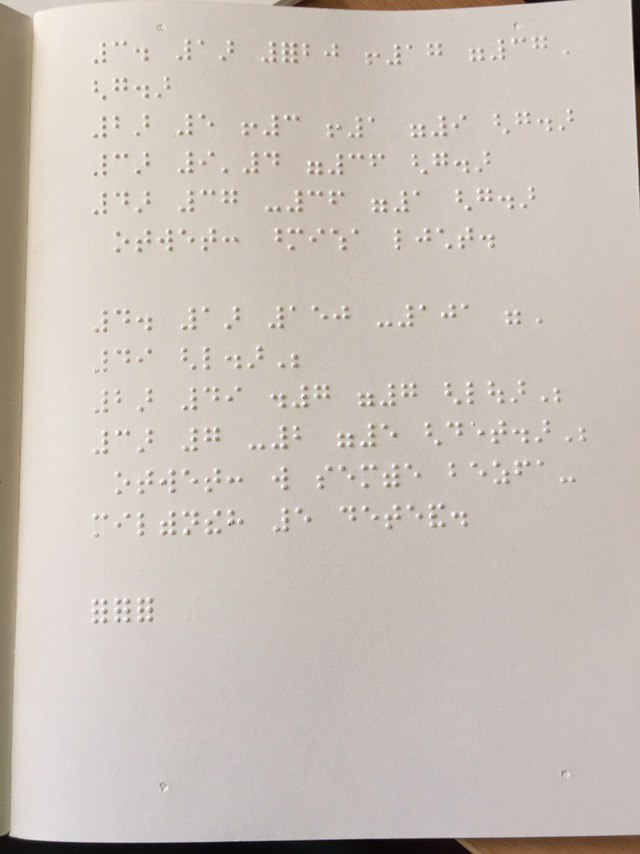
#> input picture dataFiles/origImage/book/8.jpeg, 640 x 854 px
$ python proection.py
#> lines starting #> are read from the running program, lines starting #| are printed output that depends on the picture; after the words box and inside, x2 and y2 are one past the last pixel; in counts of white or black regions, pixels touching at a corner belong together
### preprocessing/processing_string.py
import cv2 as cv
import numpy as np
from matplotlib import pyplot as plt
from os import system as sys
import os

def showImage(*img):
    '''show one or two image in one plot'''
    if type(img[0]) is list:
        images = img[0]
        row = len(images)//2 + 1
        column =2
        lenght = len(images)+1
        for n in range(1,lenght):
            plt.subplot(row,column,n),plt.imshow(cv.cvtColor(images[n-1],cv.COLOR_BGR2RGB))
            plt.title(n), plt.xticks([]),plt.yticks([])
        plt.show()
    else:
        if len(img)//2 ==0:
            row = 1
        else:
            row = len(img)//2 + 2
        if len(img) % 2 == 0:
            column = 2
        else:
            column = 1
        lenght = len(img)
        for i in range(1,lenght+1):
            plt.subplot(row,column,i),plt.imshow(img[i-1])
            plt.title(i), plt.xticks([]),plt.yticks([])
        plt.show()

# [102 lines left out: functions getCoordSymbols, show2Image, saveString, saveSymbols, readImage, not called in this run]

def imgModify(img,key,kernel_size=(5,30)):
    '''modify image and return need type'''
    img = cv.GaussianBlur(img, (5, 5), 0)
    img = cv.GaussianBlur(img, (5, 5), 0)
    if key=="edges":
        image = cv.Canny(img,20,70)
    else:
        kernel = np.ones(kernel_size,np.uint8)
        if key=="dilate" or key=="closing" :
            edges = cv.Canny(img,20,70)
            image = cv.dilate(edges,kernel,iterations=1)
        elif key=="closing":
            edges = cv.Canny(img,20,70)
            dilate = cv.dilate(edges,kernel,iterations=1)
            image = cv.morphologyEx(dilate,cv.MORPH_CLOSE,kernel,iterations=2)
        elif key=="open":
            edges = cv.Canny(img,20,70)
            dilate = cv.dilate(edges,kernel,iterations=1)
            closing = cv.morphologyEx(dilate,cv.MORPH_CLOSE,kernel,iterations=2)
            image  = cv.morphologyEx(closing, cv.MORPH_OPEN, kernel,iterations=2)
        elif key =="erode":
            image = cv.erode(img,kernel,iterations = 1)
    return image

def drawRect(img,contours):
    '''draw rect in any image'''
    img = img.copy()
    check = 0
    for cont in contours:

        x0,y0,x1,y1 = cont
        if not check:

            cv.rectangle(img,(x0,y0),(x1,y1),(0,0,0),2)
            check = 1
        else:
            cv.rectangle(img,(x0,y0),(x1,y1),(255,255,255),2)
    return img

# [9 lines left out: function drawLine, not called in this run]
def contour(img):
    '''draw contour in image'''
    img = img.copy()
    contours, hierarchy = cv.findContours(img.copy(), cv.RETR_TREE, cv.CHAIN_APPROX_SIMPLE)

    # cv.drawContours(img, contours, -1, (255, 255, 255), 2, cv.LINE_AA, hierarchy, 1)
    return contours

def getCont(img):
    '''find and return big contour'''
    contours, hierarchy = cv.findContours( img.copy(), cv.RETR_TREE, cv.CHAIN_APPROX_SIMPLE)
    contour = []
    sredY = 0
    for n in range(2):
        for cont in contours:
            rect = cv.minAreaRect(cont)
            box = cv.boxPoints(rect)
            x0,y0,x1,y1 = cv.boundingRect(box)
            # y0-=5
            # y1+=5
            if n==0:
                sredY += y1/len(contours)
            else:
                if sredY<y1:
                    if x0<0:
                        x0=0
                    if x1<0:
                        x1=0
                    if y0<0:
                        y0=0
                    if y1<0:
                        y1=0
                    contour.append([x0,y0-5,x1,y1+y0+5])
    return contour[::-1]


def getString(img,contours):
    '''return slice image'''
    img = img.copy()
    _,x = img.shape
    lines = []
    for cont in contours:
        _, y0, _, y1 = cont
        lines.append(img[y0:y1,0:x])
    return lines

# [28 lines left out: functions getSymbols, returnLines, allAction, not called in this run]

def showLines(img):
    imgMod = imgModify(img, 'open')
    contour = getCont(imgMod)
    lines = getString(img, contour)
    lines = drawRect(img, contour)
    showImage(lines)

# [2 lines that do not run on import are left out]

### preprocessing/proection.py
from processing_string import *
import cv2 as cv
import numpy as np
from matplotlib import pyplot as plt
import math
import pandas as pd

def show(img):
    plt.imshow(cv.cvtColor(img,cv.COLOR_BGR2RGB))
    plt.show()

def rotateHorizontal(img):
    '''Rotate image to normal position'''
    image = img.copy()
    y,x = img.shape

    edges = imgModify(image, 'edges')               # get Canny
    contours = contour(edges)                       # get contours
    i=0

    while i < len(contours):                        #delete long contours
        if len(contours[i])>50:
            del contours[i]
        else:
            i+=1

    dark = np.zeros((y,x,3),np.uint8)               # create dark pic
    dark[:] = (0,0,0)
    cv.drawContours(dark, contours, -1, (255, 255, 255), 3) # draw contourn in dark
    close = imgModify(dark, "open",(5,5))                   # some process image
    dilate = imgModify(close, "dilate",(5,30))
    close = imgModify(dilate, "open",(10,30))
    canny = imgModify(close,"edges")
    lines = cv.HoughLines(canny,1,np.pi/180,250)            # get line
    sredG = 0
    for line in lines:
        rho,theta = line[0]
        a = np.cos(theta)
        b = np.sin(theta)
        x0 = a*rho
        y0 = b*rho
        x1 = int(x0 + 10000*(-b))
        y1 = int(y0 + 10000*(a))
        x2 = int(x0 - 10000*(-b))
        y2 = int(y0 - 10000*(a))
        sredG+=a/len(lines)                                 # calculate average
                                                            # value of angle
    center = (x//2,y//2)
    grad = abs(math.degrees(sredG))
    M = cv.getRotationMatrix2D(center, grad, 1.0)
    lines = cv.warpAffine(image, M, (x, y))                 # transofrm image
    return lines


def cutA(image):
    """tranfer image to another place with mask"""
    img = image.copy()
    y,x = img.shape
    # add black and white image for next action
    dark = np.zeros((y,x,3),np.uint8)               # create dark pic
    white = np.ones((y,x,3),np.uint8)               # create white pic
    white[:] = (255,255,255)
    white = cv.cvtColor(white,cv.COLOR_RGB2GRAY)
    # get Canny image
    edges = imgModify(img,"edges")
    # show(edges)
    # get all contours
    contours = contour(edges)
    # draw all contour
    dark_contours = cv.drawContours(dark.copy(), contours, -1, (255, 255, 255), 3)
    lenLines = []
    for cont in contours:
        lenLines.append(len(cont))
    mean = np.mean(lenLines)
    deviations = (np.var(lenLines))**0.5
    lenLines = []
    i = 0
    while i < len(contours):                        #delete long contours
        if len(contours[i])>mean+deviations:
            del contours[i]
        else:
            i+=1

    for cont in contours:
        lenLines.append(len(cont))
    mean = np.mean(lenLines)


    dark_contours1 = cv.drawContours(dark.copy(), contours, -1, (255, 255, 255), 1)
    # show2Image(edges,dark_contours1)

    open = imgModify(dark_contours1,'open',(5,10))
    dilate_open = imgModify(open,"dilate",(5,5))
    close = imgModify(dilate_open,"open",(20,20))
    contours = contour(close)
    ones = 1
    for cont in contours:
        rect = cv.minAreaRect(cont)
        box = cv.boxPoints(rect)
        x0,y0,x1,y1 = cv.boundingRect(box)
        if ones:
            ones=0
            minX = x0
            minY = y0
            maxX=x0+x1
            maxY=y0+y1
        else:
            if minX>x0:
                minX=x0
            if minY > y0:
                minY=y0
            if maxX<x1+x0:
                 maxX=x1+x0
            if maxY < y0+y1:
                maxY = y0+y1
    if minX<0:
        minX=0
    if minY<0:
        minY=0
    if maxX>x:
        maxX=x
    if maxY>y:
        maxY=y
    # cv.rectangle(close,(minX,minY),(maxX,maxY),(255,255,255),2)
    return img[minY:maxY,minX:maxX]


# [31 lines left out: functions check_bright, runMany, not called in this run]

def runSingle(img):
    try:
        cut = cutA(img)
    except:
        print("Cut error")
        return 0
    try:
        rotated = rotateHorizontal(cut)
    except:
        print("rotated error")
        return 0
    try:
        # show2Image(img,rotated)
        return rotated
    except:
        print("show Error")
        return 0

def main():
    # path = '../dataFiles/origImage/4.jpg'
    path = '../dataFiles/origImage/book/8.jpeg'
    img = cv.imread(path,cv.IMREAD_GRAYSCALE)
    if 1:#check_bright(img):
        rotated = runSingle(img)
#> in imgModify, `image = cv.Canny(img,20,70)`:
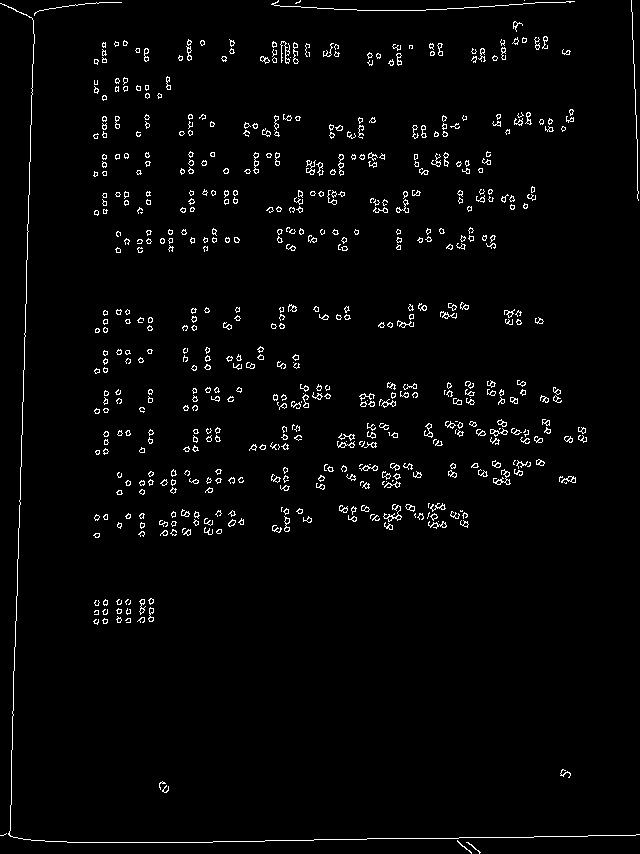
#> image: shape (854, 640); 2.5% white in thin lines or dots
#> in contour, `contours, hierarchy = cv.findContours(img.copy(), cv.RETR_TREE, cv.CHA..`: contours = 1028 contours, 925 with area under 20; largest, box (x1, y1, x2, y2) and area: (493, 469, 511, 485) 66, (490, 428, 508, 437) 54, (383, 504, 402, 522) 54, (338, 154, 344, 176) 54, (253, 152, 259, 174) 52
#> in cutA, `dark_contours = cv.drawContours(dark.copy(), contours, -1, (255, 255, ..`:
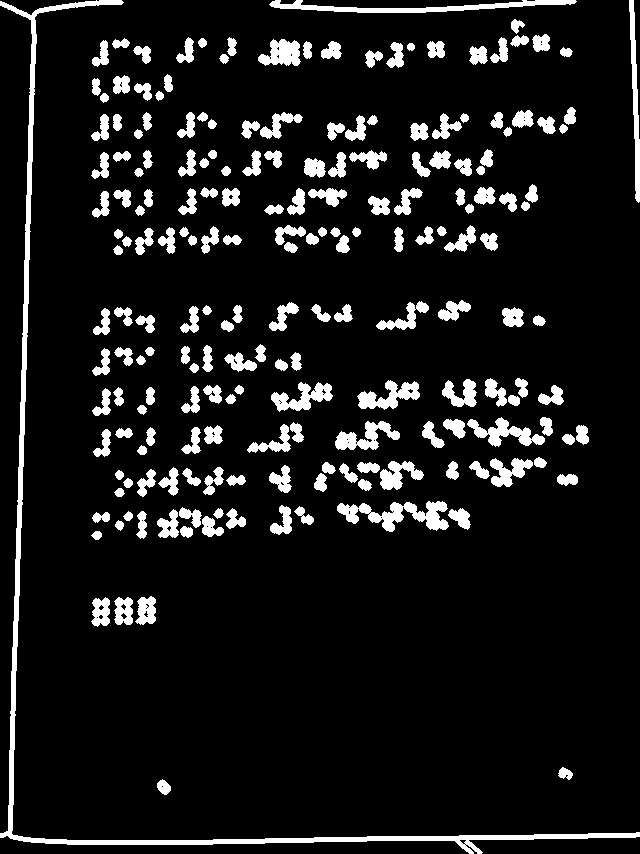
#> dark_contours: shape (854, 640, 3); 9.9% white; 202 white regions, largest, box (x1, y1, x2, y2) and area: (0, 0, 640, 854) 8078, (337, 501, 449, 532) 1606, (269, 0, 577, 13) 1578
#> the loop in cutA, `for cont in contours:` made 1028 passes
#> cont on passes 6, 53: [[161, 782], [162, 781], [163, 782], [162, 783]], [[438, 521]]
#> after the loop in cutA, `for cont in contours:`: lenLines = 1028 values, max 264 at index 1022, min 1 at index 52, mean 11.73
#> in cutA, `mean = np.mean(lenLines)`: mean = 11.73
#> in cutA, `deviations = (np.var(lenLines))**0.5`: deviations = 11.25
#> after the loop in cutA, `while i < len(contours):`: i = 941
#> the loop in cutA, `for cont in contours:` made 941 passes
#> after the loop in cutA, `for cont in contours:`: lenLines = 941 values, max 22 at index 18, min 1 at index 48, mean 9.62
#> in cutA, `mean = np.mean(lenLines)`: mean = 9.62
#> call 4 of imgModify, with key = 'open', kernel_size = (20, 20)
#> in imgModify (call 4), `image  = cv.morphologyEx(closing, cv.MORPH_OPEN, kernel,iterations=2)`:
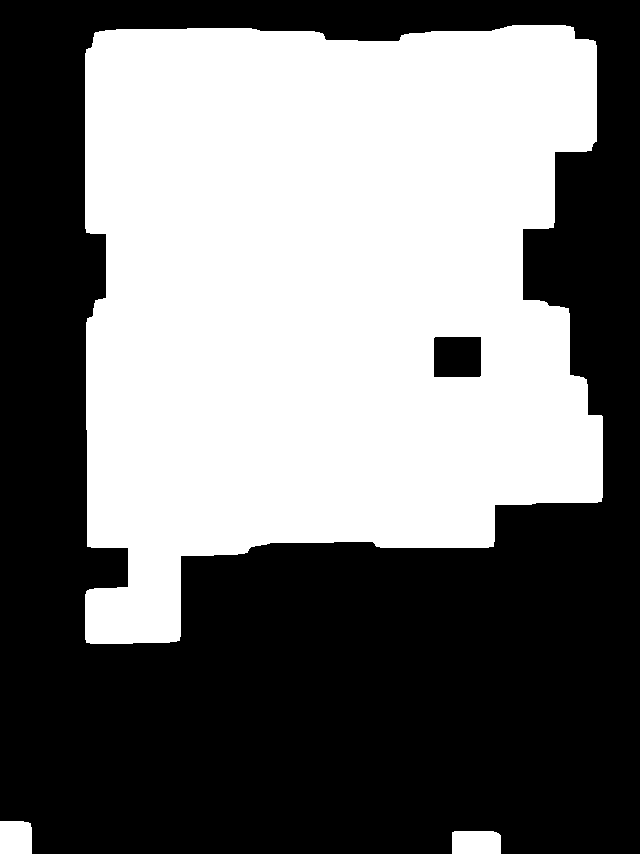
#> image: shape (854, 640); 46.6% white; 3 white regions
#> in contour (call 2), `contours, hierarchy = cv.findContours(img.copy(), cv.RETR_TREE, cv.CHA..`: contours = 4 contours; box (x1, y1, x2, y2) and area: (85, 25, 603, 644) 253380, (433, 336, 482, 378) 1963, (452, 831, 501, 854) 1042, (0, 821, 32, 854) 978
#> the loop in cutA, `for cont in contours:` made 4 passes
#> (rect, box, x0, y0, x1, y1, ones, minX) on pass 1: (((476, 842), (22, 48), -90), [[500, 853], [452, 853], [452, 831], [500, 831]], 452, 831, 49, 23, 0, 452)
#> after the loop in cutA, `for cont in contours:`: maxX = 605; maxY = 854; minX = -1; minY = 24; ones = 0
#> in imgModify (call 5), `image = cv.Canny(img,20,70)`:
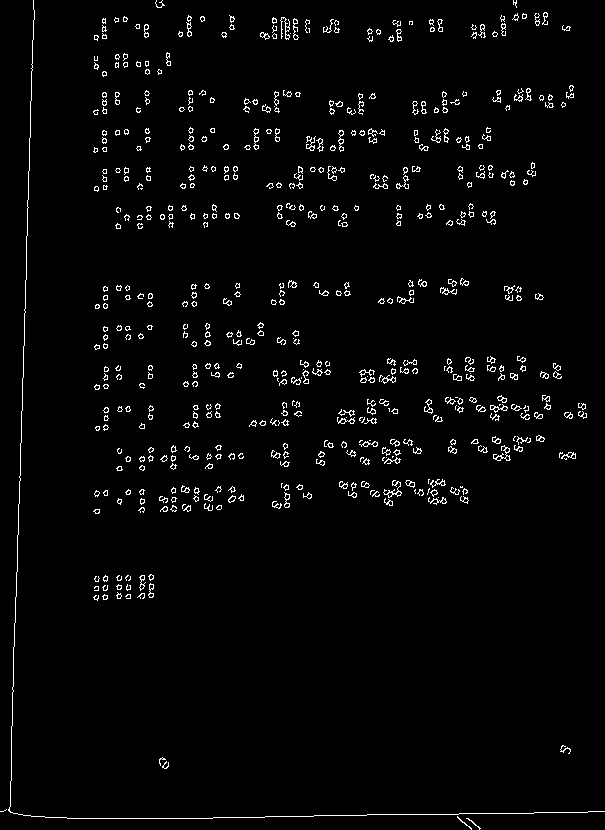
#> image: shape (830, 605); 2.6% white in thin lines or dots
#> in contour (call 3), `contours, hierarchy = cv.findContours(img.copy(), cv.RETR_TREE, cv.CHA..`: contours = 1023 contours, 921 with area under 20; largest, box (x1, y1, x2, y2) and area: (493, 445, 511, 461) 66, (490, 404, 508, 413) 54, (383, 480, 402, 498) 54, (338, 130, 344, 152) 54, (253, 128, 259, 150) 52
#> after the loop in rotateHorizontal, `while i < len(contours):`: i = 1019
#> in imgModify (call 8), `img = cv.GaussianBlur(img, (5, 5), 0)`:
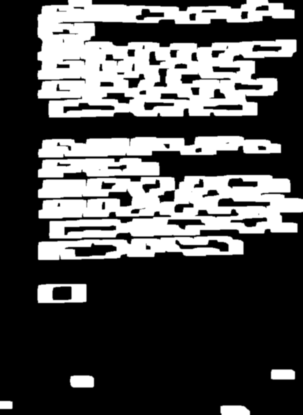
#> img: shape (830, 605) (shown at 1/2 size); min 0, max 255, mean 81.2
#> in imgModify (call 9), `image = cv.Canny(img,20,70)`:
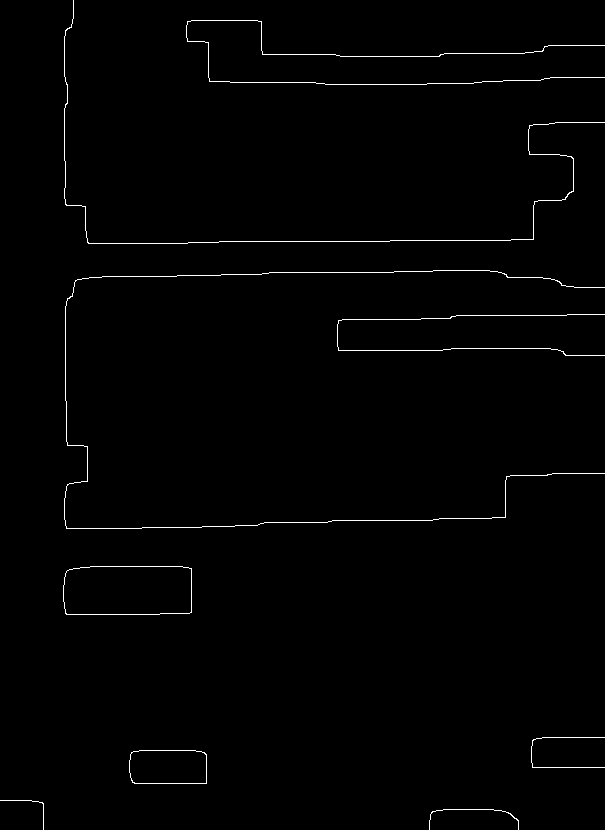
#> image: shape (830, 605); 0.96% white in thin lines or dots
#> in rotateHorizontal, `lines = cv.HoughLines(canny,1,np.pi/180,250)`: lines = [[278, 1.55]]
#> the loop in rotateHorizontal, `for line in lines:` made 1 pass
#> (rho, theta, a, b, x0, y0, x1, y1) on pass 1: (278, 1.55, 0.0175, 1, 4.85, 278, -9993, 452)
#> after the loop in rotateHorizontal, `for line in lines:`: sredG = 0.0175
#> in rotateHorizontal, `grad = abs(math.degrees(sredG))`: grad = 1
#> in rotateHorizontal, `M = cv.getRotationMatrix2D(center, grad, 1.0)`: M = [[1, 0.0175, -7.2], [-0.0175, 1, 5.33]]
#> in rotateHorizontal, `lines = cv.warpAffine(image, M, (x, y))`:
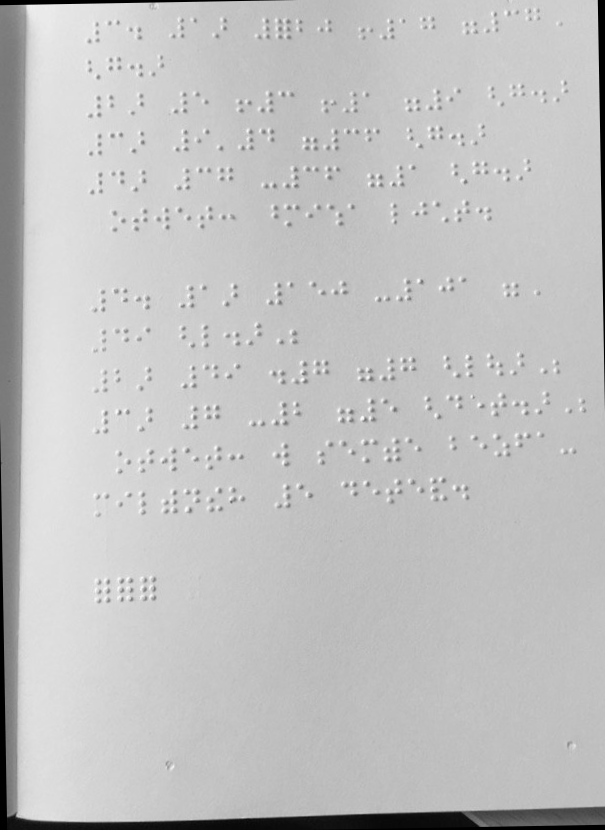
#> lines: shape (830, 605); min 0, max 254, mean 193.4
    else:
        print("Light image")
    showLines(rotated)
#> in getCont, `contours, hierarchy = cv.findContours( img.copy(), cv.RETR_TREE, cv.CH..`: contours = 5 contours; box (x1, y1, x2, y2) and area: (0, 0, 605, 824) 157428, (108, 431, 605, 474) 12070, (103, 199, 511, 232) 10167, (465, 823, 605, 830) 834, (557, 739, 605, 753) 596
#> after the loop in getCont, `for n in range(2):`: contour = [[0, -5, 606, 829]]; sredY = 187.4
#> in showLines, `contour = getCont(imgMod)`: contour = [[0, -5, 606, 829]]
#> the loop in getString, `for cont in contours:` made 1 pass
#> (cont, y0, y1) on pass 1: ([0, -5, 606, 829], -5, 829)
#> after the loop in getString, `for cont in contours:`: lines = 1 item
#> the loop in drawRect, `for cont in contours: ` made 1 pass
#> (x0, y0, x1, y1, check) on pass 1: (0, -5, 606, 829, 1)
#> after the loop in drawRect, `for cont in contours:`: check = 1
if __name__ == '__main__':
    main()
